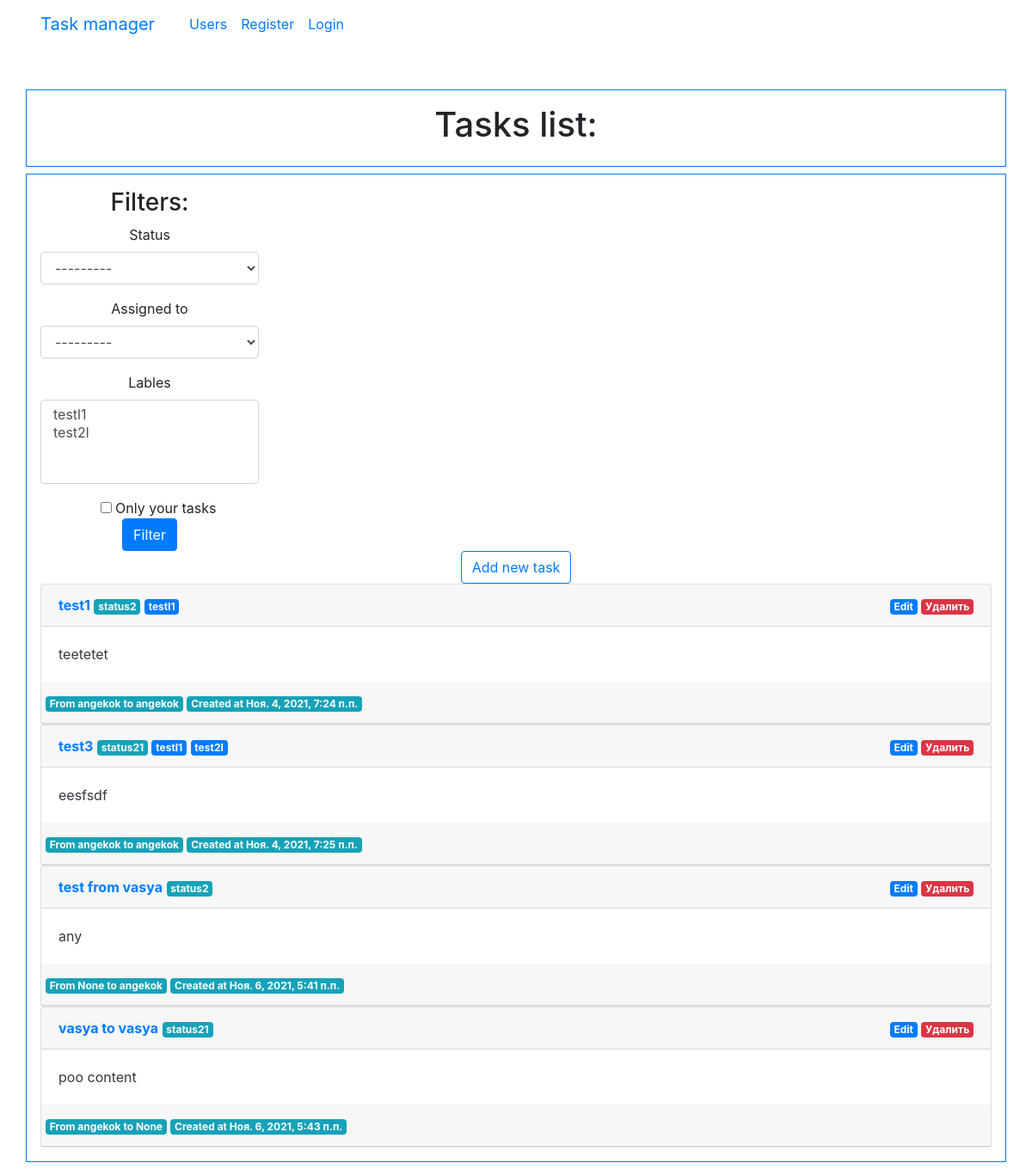
/tasks/, run on an earlier commit of the app's database.
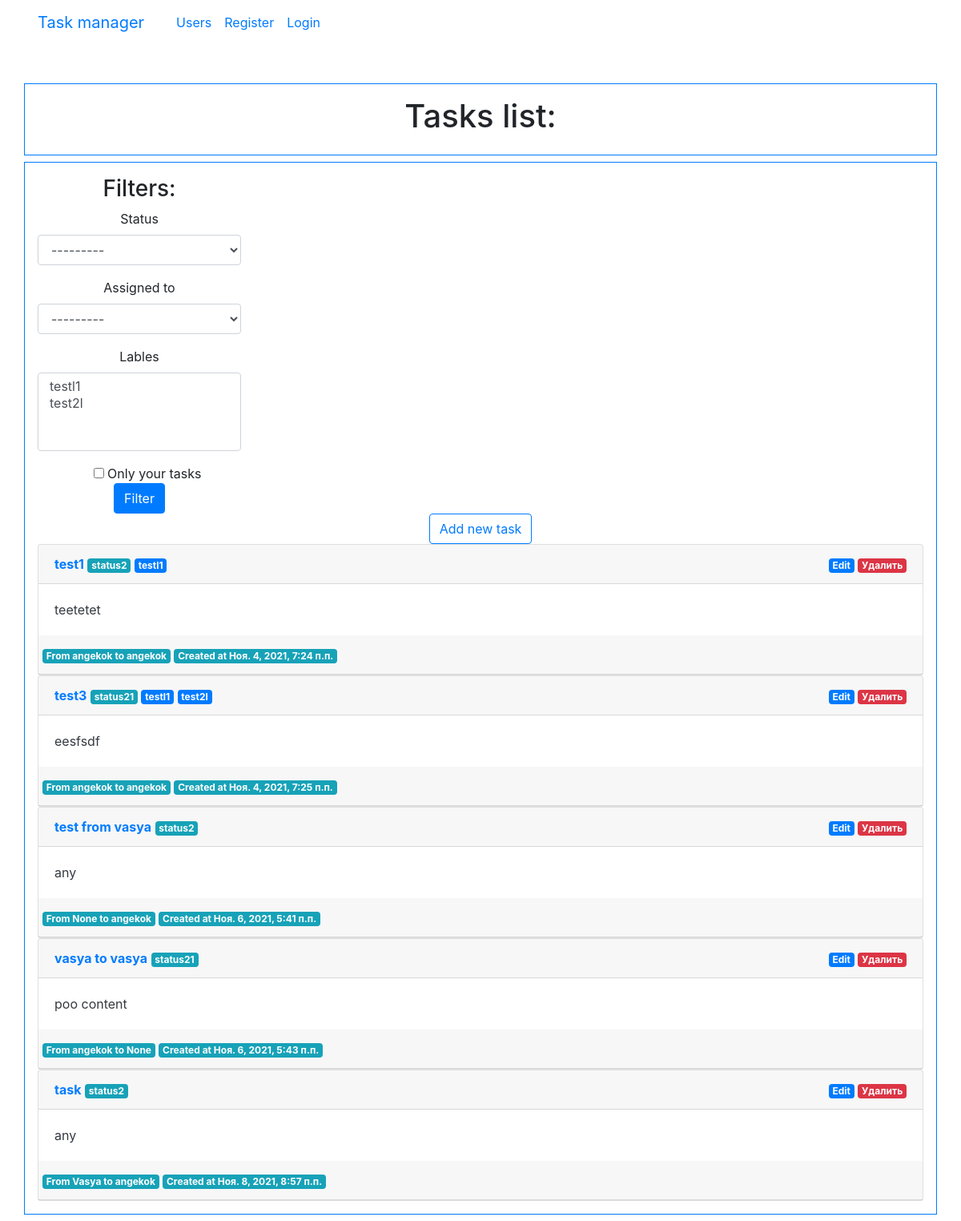
And on a later commit of the database.
### tasks/models.py (models this page shows, shortened)
class Task(models.Model):
    name = models.CharField(max_length=255)
    created_at = models.DateTimeField(auto_now_add=True)
    content = models.TextField(max_length=600)
    status = models.ForeignKey(TaskStatus, on_delete=models.PROTECT, null=False, blank=False)
    creator = models.ForeignKey(User, on_delete=models.SET_NULL, null=True, blank=True)
    assigned_to = models.ForeignKey(User, on_delete=models.SET_NULL, null=True, blank=True, related_name="assigned_to")
    lables = models.ManyToManyField(TaskLable, blank=True)

class TaskStatus(models.Model):
    name = models.CharField(max_length=200, unique=True)
    def __str__(self):
        return self.name

class TaskLable(models.Model):
    name = models.CharField(max_length=200, unique=True)
    def __str__(self):
        return self.name

### tasks/views.py (the view, shortened to what this page needs)
# urls.py: path('tasks/', views.TasksView.as_view(), name='tasks'),
class TasksView(generic.ListView):
    model = Task
    template_name = 'tasks/tasks_list.html'
    context_object_name = 'tasks_list'
    def get_context_data(self, **kwargs):
        context = super().get_context_data(**kwargs)
        context['filter'] = TaskFilter(
            self.request.GET,
            queryset=self.get_queryset(),)
        return context
    def get_queryset(self):
        return Task.objects.all()

### templates/tasks/tasks_list.html (shortened to what this page needs)
{% extends "base.html" %}
{% load bootstrap4 %}
{% load i18n %}
{% block page_header %}
<h1 class="cover-heading">{% trans "Tasks list:" %}</h1>
{% endblock %}
{% block content %}
<div class="row">
  <div class="col-md-3">
    <h3>{% trans "Filters:" %}</h3>
      <form action="" method="get" class="form">
        {% bootstrap_form filter.form %}
        <div class="form-check"><input type="checkbox" name="assigned_to__username" value={{ user.username }} class="form-check-input" id="id_self_tasks">
          <label class="form-check-label" for="id_self_tasks">{% trans "Only your tasks" %}</label>
        </div>
        {% buttons %}
          <button type="submit" class="btn btn-primary">{% trans "Filter" %}</button>
        {% endbuttons %}
      </form>
  </div>
</div>
<div><a class="btn btn-outline-primary" href="/tasks/create" role="button">{% trans "Add new task" %}</a></div>
<div>
  <div>
    {% if tasks_list %}
    {% for task in tasks_list %}
    <div class="card bg-white text-dark mb-9">
      <div class="card-header">
        <div class="row">
          <div class="col-auto mr-auto text-left"><b><a href="{% url 'task' task.id %}">{{ task.name }}</a></b>
            <span class="badge badge-info">{{ task.status }}</span>
            {% for lable in task.lables.all %}
              <span class="badge badge-primary">{{lable}}</span>
            {% endfor %} </div>
          <div class="col-auto"><a href="{% url 'task_update' task.id %}" class="badge badge-primary">{% trans "Edit" %}</a>
            <a href="{% url 'task_delete' task.id %}" class="badge badge-danger">{% trans "Delete" %}</a></div>
        </div>
      </div>
      <div class="card-body">
        <p class="card-text text-left">{{task.content}}</p>
      </div>
      <div class="card-header">
        <div class="row">
          <div><span class="badge badge-info">
            {%trans "From "%} {{ task.creator }} {%trans " to "%} {{ task.assigned_to }}
          </span>
            <span class="badge badge-info">
            {%trans "Created at"%} {{ task.created_at }}
          </span>
          </div>
        </div>
      </div>
    </div>
  {% endfor %}
  {% else %}
    <p>{% trans "Have't any task."%}</p>
  {% endif %}
  </div>
</div>
{% endblock %}

What changed in the data, as far as the page shows it:
added Task: name "task", status "status2", content "any", creator "Vasya", assigned_to "angekok", created_at "Ноя. 8, 2021, 8:57 п.п."
